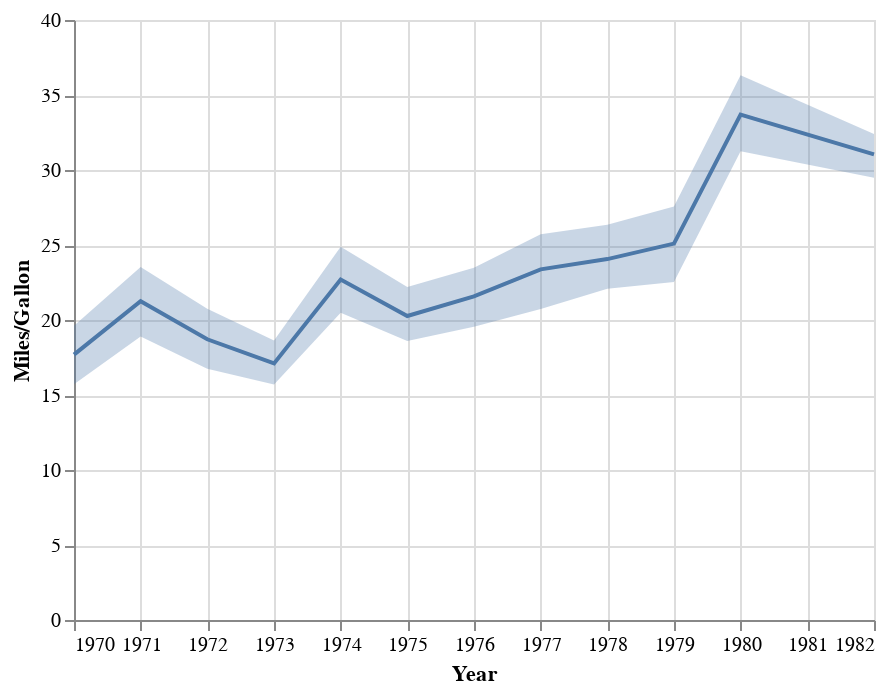

Write notebook code for a chart like this one.
### Code cell
import altair as alt
from vega_datasets import data

source = data.cars()

line = alt.Chart(source).mark_line().encode(
    x='Year',
    y='mean(Miles_per_Gallon)'
)

band = alt.Chart(source).mark_errorband(extent='ci').encode(
    x='Year',
    y=alt.Y('Miles_per_Gallon', title='Miles/Gallon'),
)

band + line

### Figure 1 — Vega-Lite specification as saved in the notebook (floating-point values rounded to 4 significant figures; data arrays with more than 128 entries replaced by an {"elided": "..."} marker saying what was removed)
{"config": {"view": {"continuousWidth": 400, "continuousHeight": 300}}, "layer": [{"mark": {"type": "errorband", "extent": "ci"}, "encoding": {"x": {"type": "temporal", "field": "Year"}, "y": {"type": "quantitative", "field": "Miles_per_Gallon", "title": "Miles/Gallon"}}}, {"mark": "line", "encoding": {"x": {"type": "temporal", "field": "Year"}, "y": {"type": "quantitative", "aggregate": "mean", "field": "Miles_per_Gallon"}}}], "data": {"name": "data-f02450ab61490a1363517a0190416235"}, "$schema": "https://vega.github.io/schema/vega-lite/v4.8.1.json", "datasets": {"data-f02450ab61490a1363517a0190416235": {"elided": "406 records"}}}
